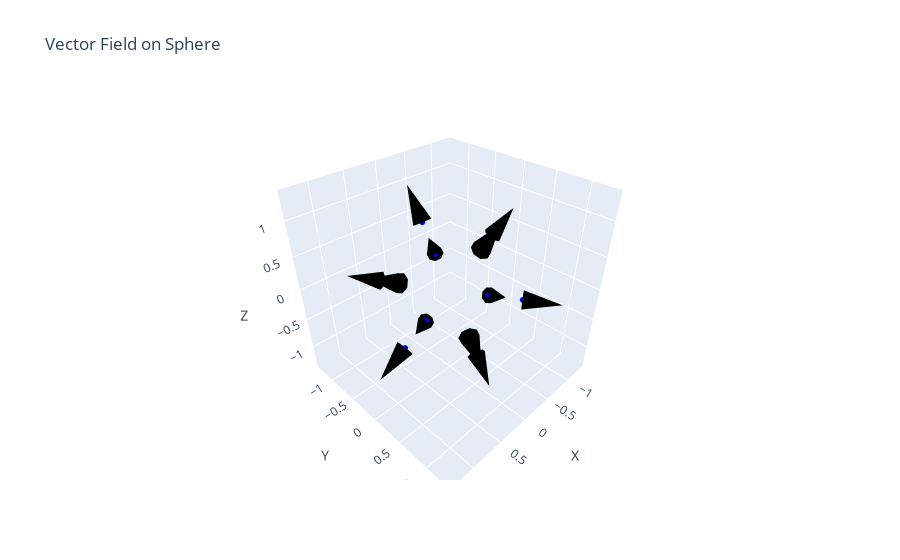

Source (notebook cell):
### Code cell
# Extract origin and vector components
x0, y0, z0 = scaled_sphere_points[:, 0], scaled_sphere_points[:, 1], scaled_sphere_points[:, 2]
u, v, w = unit_polarization[:, 0], unit_polarization[:, 1], unit_polarization[:, 2]

fig = go.Figure()

# Add 3D scatter of the sphere points
fig.add_trace(go.Scatter3d(
    x=x0, y=y0, z=z0,
    mode='markers',
    marker=dict(size=2, color='blue'),
    name='Sphere points'
))

# Add vector field as cones
fig.add_trace(go.Cone(
    x=x0, y=y0, z=z0,
    u=u, v=v, w=w,
    sizemode="absolute",
    sizeref=0.5,  # Adjust this to control arrow size
    anchor="tail",  # Origin of vector is at the point
    colorscale="Hot",
    showscale=False,
    name='Vectors',
    lighting=dict(ambient=1, diffuse=0, specular=0, roughness=0, fresnel=0)
))

fig.update_layout(
    scene=dict(
        xaxis_title='X', yaxis_title='Y', zaxis_title='Z',
        aspectmode='data'
    ),
    title='Vector Field on Sphere'
)

fig.show()

### Figure 1 — Plotly figure (JSON) as saved in the notebook; plotly's stock layout.template omitted (floating-point values rounded to 4 significant figures)
{"data": [{"marker": {"color": "blue", "size": 2}, "mode": "markers", "name": "Sphere points", "type": "scatter3d", "x": [-0.5, 0.5, -0.5, 0.5, 0, 0, 0, 0, 0.809, 0.809, -0.809, -0.809], "y": [0.809, 0.809, -0.809, -0.809, -0.5, 0.5, -0.5, 0.5, 0, 0, 0, 0], "z": [-9.382e-20, 0, -1.064e-19, -1.064e-19, 0.809, 0.809, -0.809, -0.809, -0.5, 0.5, -0.5, 0.5]}, {"anchor": "tail", "colorscale": [[0, "rgb(0,0,0)"], [0.3333, "rgb(230,0,0)"], [0.6667, "rgb(255,210,0)"], [1, "rgb(255,255,255)"]], "lighting": {"ambient": 1, "diffuse": 0, "fresnel": 0, "roughness": 0, "specular": 0}, "name": "Vectors", "showscale": false, "sizemode": "absolute", "sizeref": 0.5, "type": "cone", "u": [-0.5257, 0.5257, -0.5257, 0.5257, 0, 0, 0, 0, 0.8507, 0.8507, -0.8507, -0.8507], "v": [0.8507, 0.8507, -0.8507, -0.8507, -0.5257, 0.5257, -0.5257, 0.5257, 0, 0, 0, 0], "w": [-9.865e-20, 0, -1.118e-19, -1.118e-19, 0.8507, 0.8507, -0.8507, -0.8507, -0.5257, 0.5257, -0.5257, 0.5257], "x": [-0.5, 0.5, -0.5, 0.5, 0, 0, 0, 0, 0.809, 0.809, -0.809, -0.809], "y": [0.809, 0.809, -0.809, -0.809, -0.5, 0.5, -0.5, 0.5, 0, 0, 0, 0], "z": [-9.382e-20, 0, -1.064e-19, -1.064e-19, 0.809, 0.809, -0.809, -0.809, -0.5, 0.5, -0.5, 0.5]}], "layout": {"scene": {"aspectmode": "data", "xaxis": {"title": {"text": "X"}}, "yaxis": {"title": {"text": "Y"}}, "zaxis": {"title": {"text": "Z"}}}, "title": {"text": "Vector Field on Sphere"}}}
